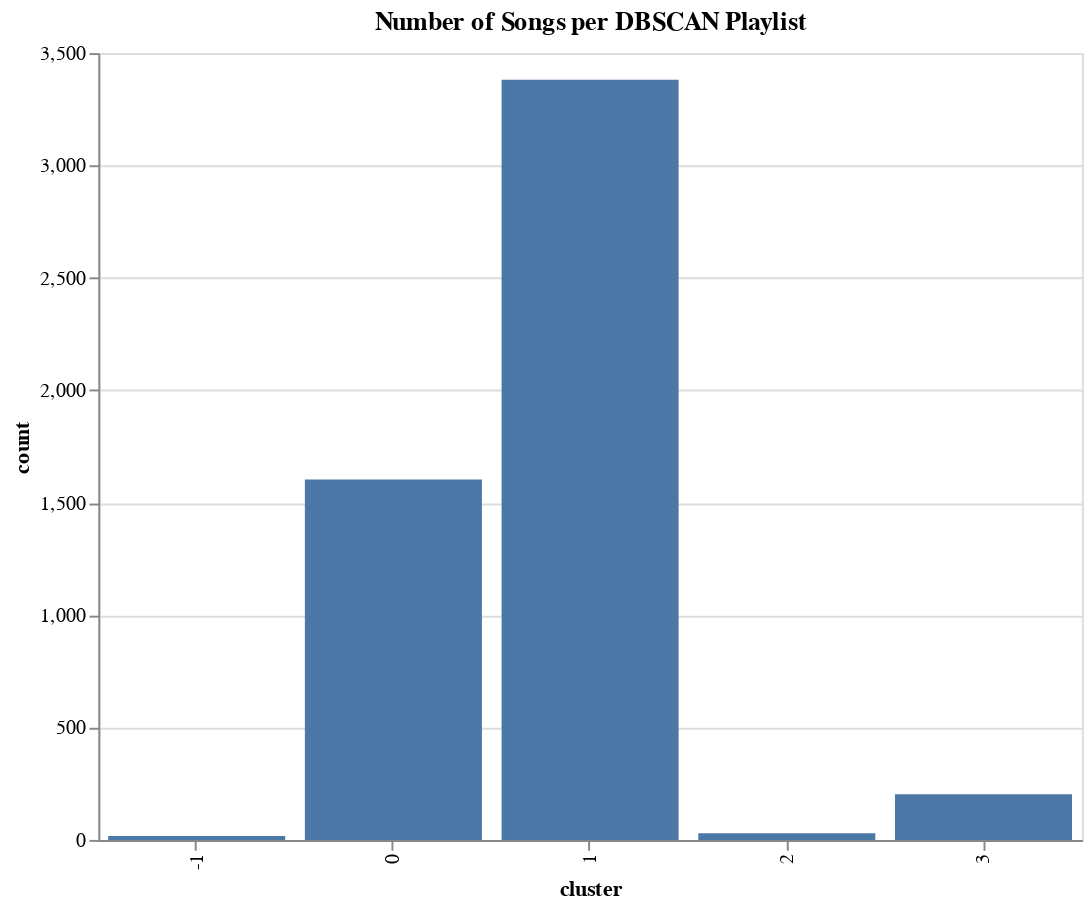

Write notebook code for a chart like this one.
### Code cell
display(spotify_dbscan['dbscan_cluster'].value_counts())

cluster_sizes = spotify_dbscan['dbscan_cluster'].value_counts().reset_index()
cluster_sizes.columns = ['cluster','count']

alt.Chart(cluster_sizes).mark_bar().encode(
    x='cluster:N',
    y='count:Q',
    tooltip=['cluster','count']
).properties(title='Number of Songs per DBSCAN Playlist',
    width=500,
    height=400)

### Figure 1 — Vega-Lite specification as saved in the notebook (floating-point values rounded to 4 significant figures)
{"config": {"view": {"continuousWidth": 300, "continuousHeight": 300}}, "data": {"name": "data-af1e09be0597fefcb806c03005155bae"}, "mark": {"type": "bar"}, "encoding": {"tooltip": [{"field": "cluster", "type": "quantitative"}, {"field": "count", "type": "quantitative"}], "x": {"field": "cluster", "type": "nominal"}, "y": {"field": "count", "type": "quantitative"}}, "height": 400, "title": "Number of Songs per DBSCAN Playlist", "width": 500, "$schema": "https://vega.github.io/schema/vega-lite/v5.20.1.json", "datasets": {"data-af1e09be0597fefcb806c03005155bae": [{"cluster": 1, "count": 3382}, {"cluster": 0, "count": 1603}, {"cluster": 3, "count": 203}, {"cluster": 2, "count": 30}, {"cluster": -1, "count": 17}]}}
